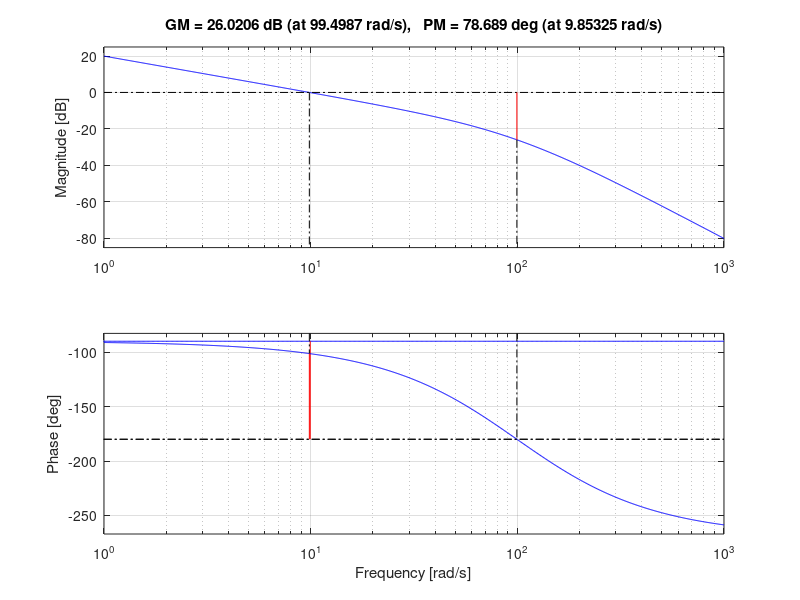
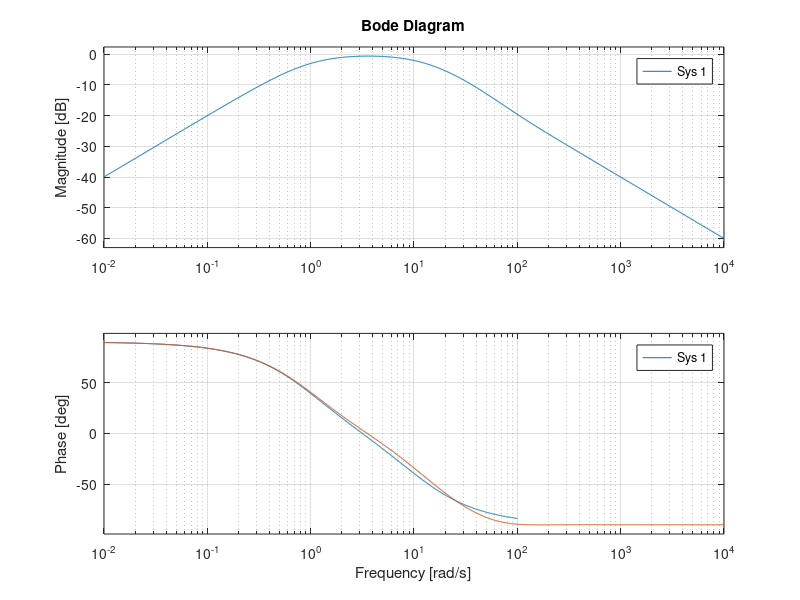
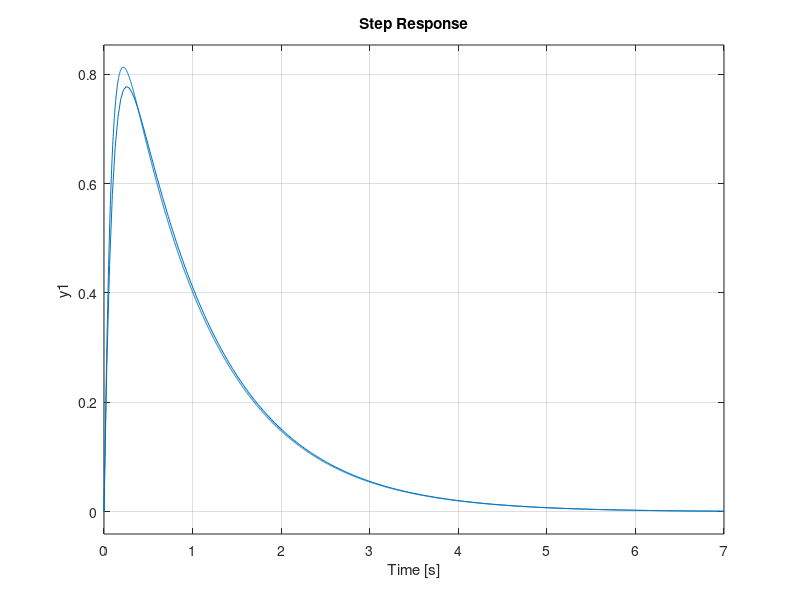
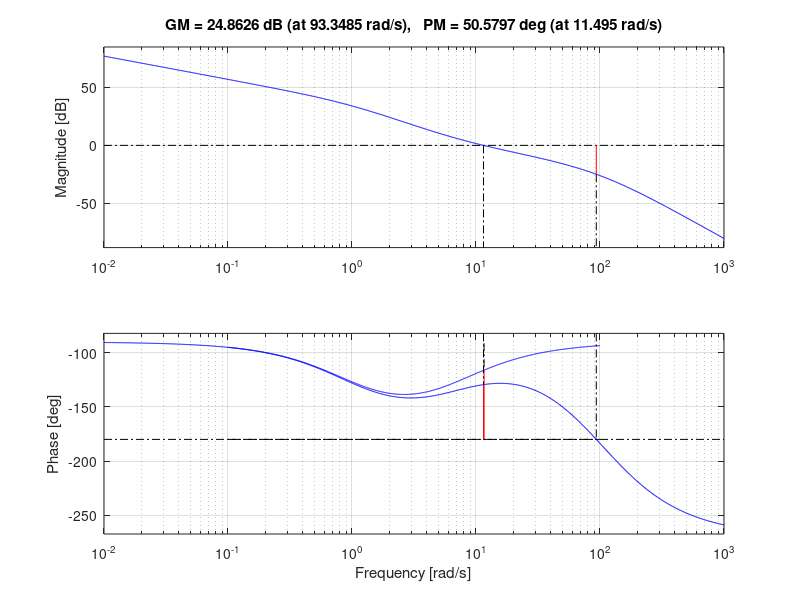

The MATLAB script that drew these images, in order: (Note: this script raises an error after producing the figures.)
clear;
s = tf('s');
G = 20/((s + 1)*((s/20)^2) + s/20 + 1);
Gd = 10/(s + 1);

%% exe 4.2.1
% calculate cross-over frequency; note: 20log10(mag) > 0
[~, ~, ~, wc] = margin(Gd);
L = wc/s;
Fy = L/G;

% approximation to make controller proper
p1 = 10*wc;
p2 = 10*wc;
Fy_prop = Fy*p1*p2/((s + p1)*(s + p2));

% plot the result
figure(1)
margin(minreal(Fy*G));
hold on;
margin(minreal(Fy_prop*G));

figure(2)
bode(minreal(Gd/(1 + Fy*G)));
hold on;
bode(minreal(Gd/(1 + Fy_prop*G)));

figure(3)
step(minreal(Gd/(1 + Fy*G)));
hold on;
step(minreal(Gd/(1 + Fy_prop*G)));

%% exe 4.2.2
% define integral controller
wi = 0.7*wc;
Fy = (s + wi)*Gd/(s*G);

% approximation to make controller proper
p1 = 10*wc;
p2 = 10*wc;
Fy_prop = Fy*p1*p2/((s + p1)*(s + p2));

% plot the result
figure(4)
margin(minreal(Fy*G));
hold on;
margin(minreal(Fy_prop*G));

figure(5)
bode(minreal(Gd/(1 + Fy*G)));
hold on;
bode(minreal(Gd/(1 + Fy_prop*G)));

figure(6)
step(minreal(Gd/(1 + Fy*G)));
hold on;
step(minreal(Gd/(1 + Fy_prop*G)));

%% exe 4.2.3
% define parameters
wd = wc + 6;
tau = 0.1;

% construct lead compensator
p_lead = 20;
beta = (1 - sin(deg2rad(p_lead)))/(1 + sin(deg2rad(p_lead)));
Td = 1/(wd*sqrt(beta));
K = sqrt(beta)/abs(evalfr(Fy_prop*G, j*wd));
F_lead = K*(Td*s + 1)/(beta*Td*s + 1);

% obtain Fy and Fr
Fy = Fy_prop*F_lead;
Fr = 1/(tau*s + 1);

% plot the results
figure(7)
bode(minreal(1/(1 + Fy*G)));
hold on;
bode(minreal(Fy*G/(1 + Fy*G)));

figure(8)
step(minreal(Fr*Fy*G/(1 + Fy*G)));

figure(9)
step(minreal(Gd/(1 + Fy*G)));





